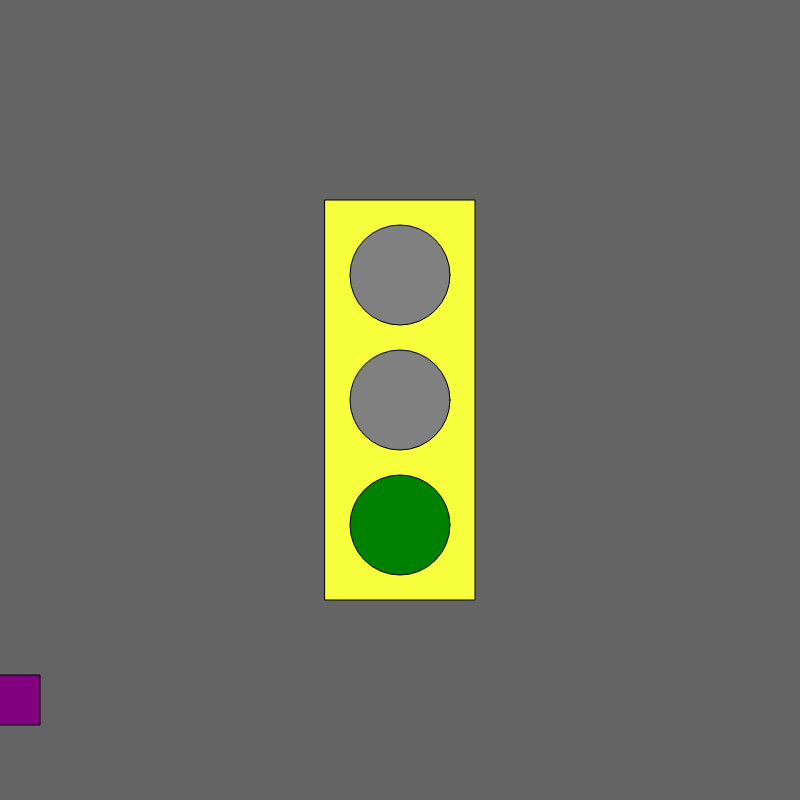
Frame 1 (no input)
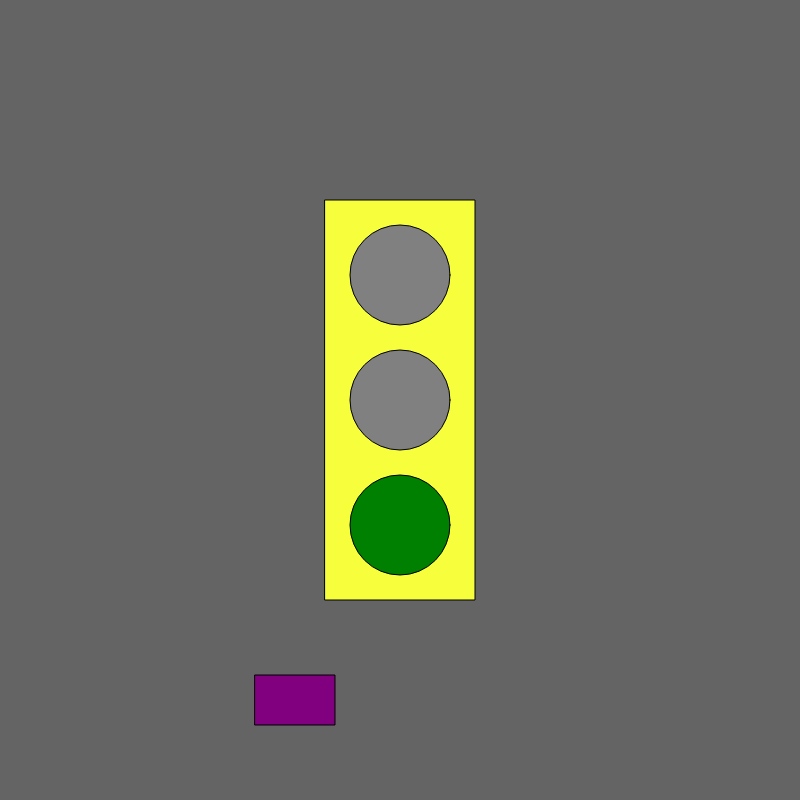
Frame 60 (no input)
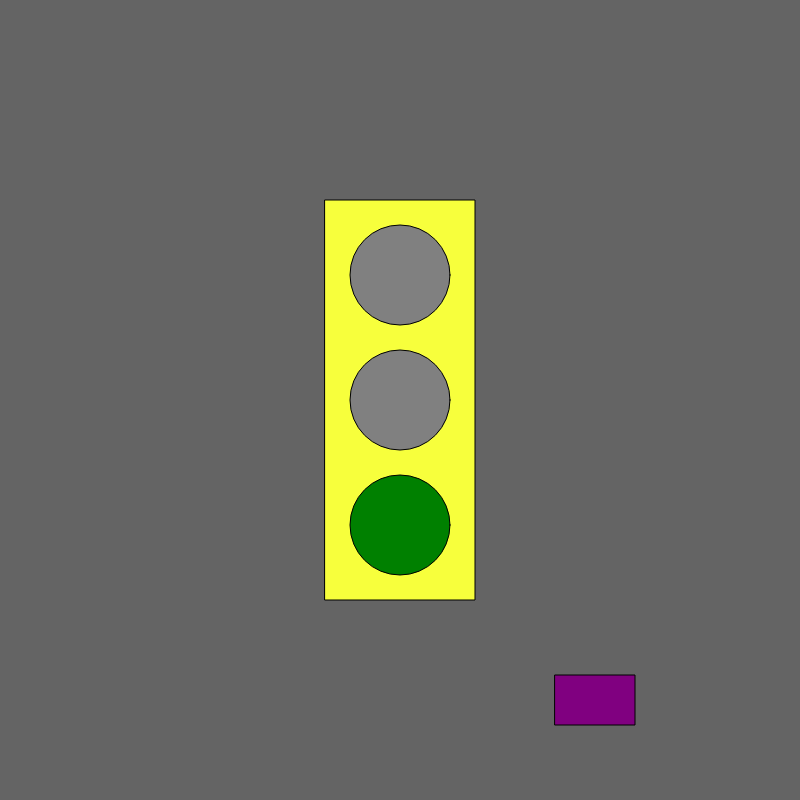
Frame 120 (the mouse pressed at the canvas centre since frame 60)

The p5.js sketch that drew these frames (run headless with seeded random() and noise() and a simulated clock; from frame 60 on, the mouse is pressed at the canvas centre):

// p5.js sketch
// ── sketch.js
var myState = 0;
var timer = 200;
var x = 0 ;
var velocity = 5 ;


function setup() {
  // put setup code here
  createCanvas(800, 800);
  rectMode(CENTER);
  ellipseMode(CENTER);
}

function draw() {
  // put drawing code here
  background(100);
  fill('#F7FF3C'); // yellow
  rect(width / 2, height / 2, 150, 400);



  switch (myState) {
    case 0: // green state
      fill('grey');
      ellipse(width / 2, height / 2 - 125, 100, 100); // top circle
      ellipse(width / 2, height / 2, 100, 100); // middle

      fill('green');
      ellipse(width / 2, height / 2 + 125, 100, 100); // bottom

      doTimer(1, 50);
      velocity = 5 ;
      break;

    case 1: // yellow state

      fill('grey');
      ellipse(width / 2, height / 2 - 125, 100, 100); // top circle
      ellipse(width / 2, height / 2 + 125, 100, 100); // bottom

      fill('yellow');
      ellipse(width / 2, height / 2, 100, 100); // middle

      doTimer(2, 100);
      velocity = 2 ;
      break;

    case 2: // red state
      fill('red');
      ellipse(width / 2, height / 2 - 125, 100, 100); // top circle

      fill('grey');
      ellipse(width / 2, height / 2, 100, 100); // middle
      ellipse(width / 2, height / 2 + 125, 100, 100); // bottom

      doTimer(0, 200);
      velocity = 0 ; 
      break;
  }

  fill('purple');
  rect(x, height - 100, 80, 50);
  x = x + velocity ;
  if (x > width) {
    x = 0 ;
  }
}


function doTimer(variableState, variableTimer) {
  timer--;
  if (timer <= 0) {
    timer = variableTimer;
    myState = variableState;
  }
}
